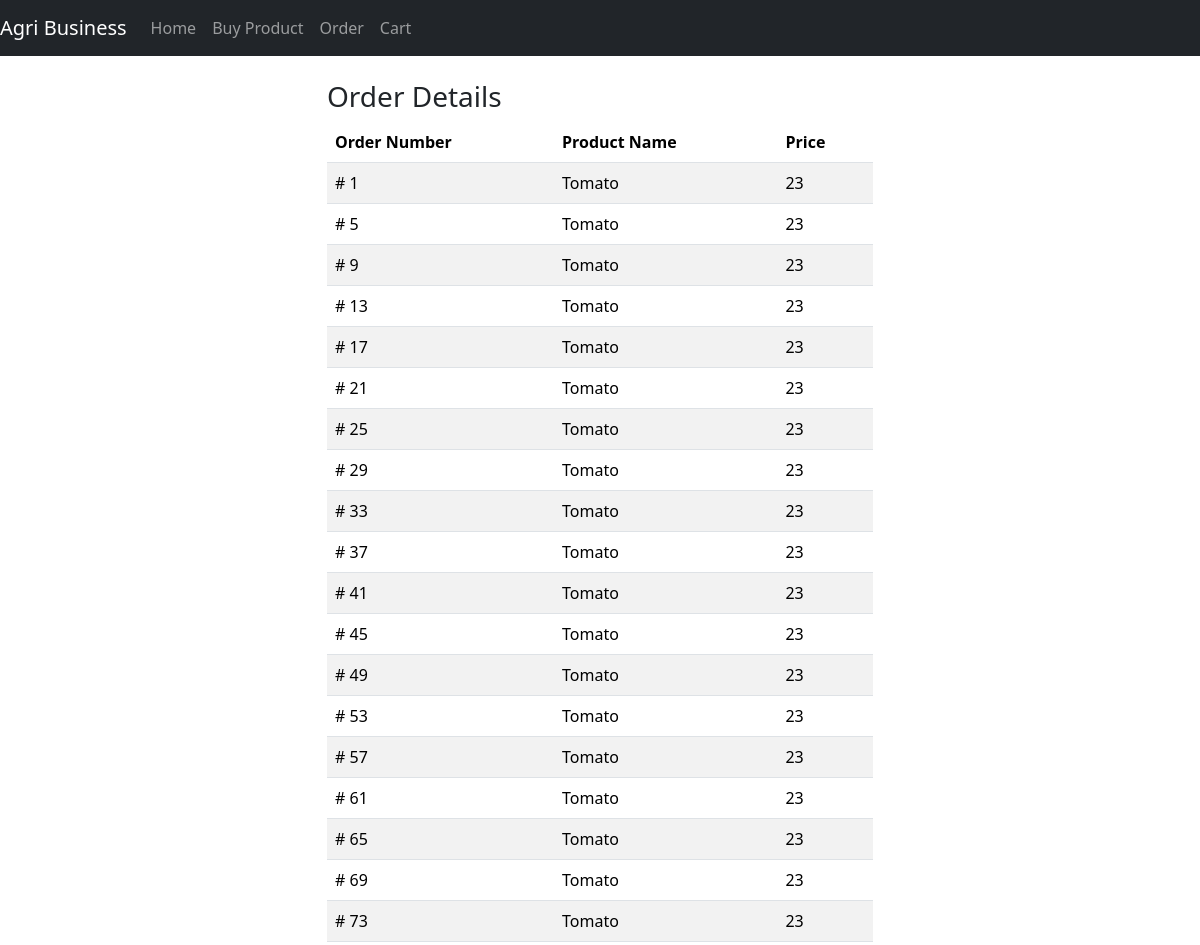
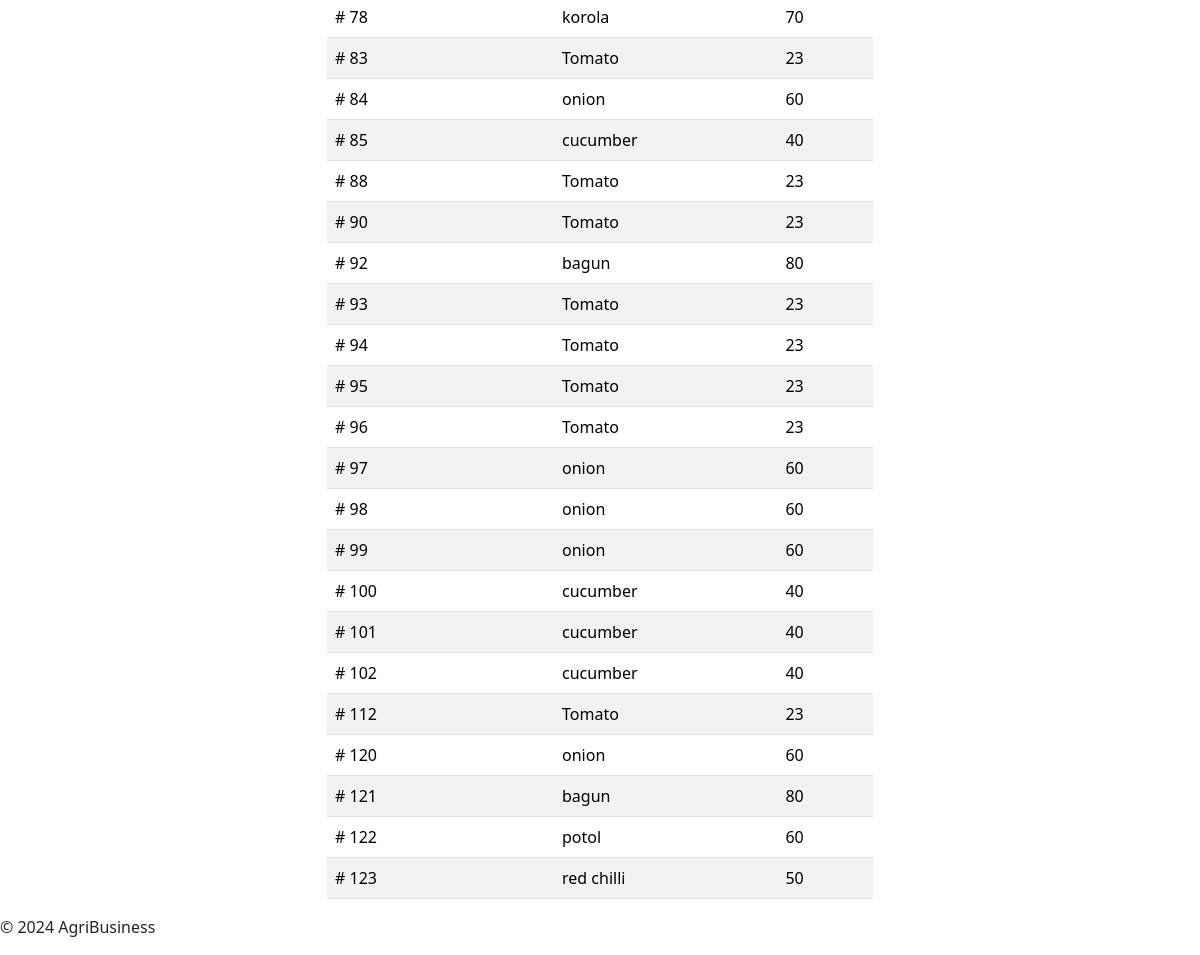
/order, run on the app's committed database (2 pictures, top to bottom).
### buyer/models.py (models this page shows)
class Order(models.Model):
    Order_Id = models.AutoField(primary_key=True)
    Buyer_Id = models.IntegerField(null=True)
    Seller_Id = models.IntegerField(null=True)
    Product_Id = models.ForeignKey(Product, on_delete=models.CASCADE, null=True)
    Product_Amount = models.IntegerField(null=True)

### dashboard/models.py (models this page shows, shortened)
class Product(models.Model):
    id= models.AutoField(primary_key=True)
    product_name = models.CharField(max_length=255)
    price = models.FloatField()
    image = models.ImageField(blank=True,null=True, upload_to='products/')

### buyer/views.py (the view)
# urls.py: path('order', b_view.showOrders),
def showOrders(request):
    buyer_id = request.user.id or 1 # default
    orders = Order.objects.filter(Buyer_Id=buyer_id)
    return render(request, 'order.html', {'orders': orders})

### buyer/templates/order.html (shortened to what this page needs)
{% extends 'dashboard_buyer.html' %}
{% block content %}
<div class="container mt-4">
    <div class="row">
        <div class="col-md-3"></div>
        <div class="col-md-6">
            <h3>Order Details</h3>
            <table class="table table-striped">
                <thead>
                    <tr>
                        <th scope="col">Order Number</th>
                        <th scope="col">Product Name</th>
                        <th scope="col">Price</th>
                    </tr>
                </thead>
                <tbody>
                    {% for order in orders %}
                    <tr>
                        <td># {{ order.Order_Id }}</td>
                        <td>{{ order.Product_Id.product_name }}</td>
                        <td>{{ order.Product_Amount }}</td>
                    </tr>
                    {% endfor %}
                </tbody>
            </table>
        </div>
        <div class="col-md-3"></div>
    </div>
</div>
{% endblock %}

### data on the page
Order: Order_Id "1", Product_Id.product_name "Tomato", Product_Amount "23"
Order: Order_Id "5", Product_Id.product_name "Tomato", Product_Amount "23"
Order: Order_Id "9", Product_Id.product_name "Tomato", Product_Amount "23"
Order: Order_Id "13", Product_Id.product_name "Tomato", Product_Amount "23"
Order: Order_Id "17", Product_Id.product_name "Tomato", Product_Amount "23"
Order: Order_Id "21", Product_Id.product_name "Tomato", Product_Amount "23"
Order: Order_Id "25", Product_Id.product_name "Tomato", Product_Amount "23"
Order: Order_Id "29", Product_Id.product_name "Tomato", Product_Amount "23"
Order: Order_Id "33", Product_Id.product_name "Tomato", Product_Amount "23"
Order: Order_Id "37", Product_Id.product_name "Tomato", Product_Amount "23"
Order: Order_Id "41", Product_Id.product_name "Tomato", Product_Amount "23"
Order: Order_Id "45", Product_Id.product_name "Tomato", Product_Amount "23"
Order: Order_Id "49", Product_Id.product_name "Tomato", Product_Amount "23"
Order: Order_Id "53", Product_Id.product_name "Tomato", Product_Amount "23"
Order: Order_Id "57", Product_Id.product_name "Tomato", Product_Amount "23"
Order: Order_Id "61", Product_Id.product_name "Tomato", Product_Amount "23"
Order: Order_Id "65", Product_Id.product_name "Tomato", Product_Amount "23"
Order: Order_Id "69", Product_Id.product_name "Tomato", Product_Amount "23"
Order: Order_Id "73", Product_Id.product_name "Tomato", Product_Amount "23"
Order: Order_Id "78", Product_Id.product_name "korola", Product_Amount "70"
Order: Order_Id "83", Product_Id.product_name "Tomato", Product_Amount "23"
Order: Order_Id "84", Product_Id.product_name "onion", Product_Amount "60"
Order: Order_Id "85", Product_Id.product_name "cucumber", Product_Amount "40"
Order: Order_Id "88", Product_Id.product_name "Tomato", Product_Amount "23"
Order: Order_Id "90", Product_Id.product_name "Tomato", Product_Amount "23"
Order: Order_Id "92", Product_Id.product_name "bagun", Product_Amount "80"
Order: Order_Id "93", Product_Id.product_name "Tomato", Product_Amount "23"
Order: Order_Id "94", Product_Id.product_name "Tomato", Product_Amount "23"
Order: Order_Id "95", Product_Id.product_name "Tomato", Product_Amount "23"
Order: Order_Id "96", Product_Id.product_name "Tomato", Product_Amount "23"
Order: Order_Id "97", Product_Id.product_name "onion", Product_Amount "60"
Order: Order_Id "98", Product_Id.product_name "onion", Product_Amount "60"
Order: Order_Id "99", Product_Id.product_name "onion", Product_Amount "60"
Order: Order_Id "100", Product_Id.product_name "cucumber", Product_Amount "40"
Order: Order_Id "101", Product_Id.product_name "cucumber", Product_Amount "40"
Order: Order_Id "102", Product_Id.product_name "cucumber", Product_Amount "40"
Order: Order_Id "112", Product_Id.product_name "Tomato", Product_Amount "23"
Order: Order_Id "120", Product_Id.product_name "onion", Product_Amount "60"
Order: Order_Id "121", Product_Id.product_name "bagun", Product_Amount "80"
Order: Order_Id "122", Product_Id.product_name "potol", Product_Amount "60"
Order: Order_Id "123", Product_Id.product_name "red chilli", Product_Amount "50"
